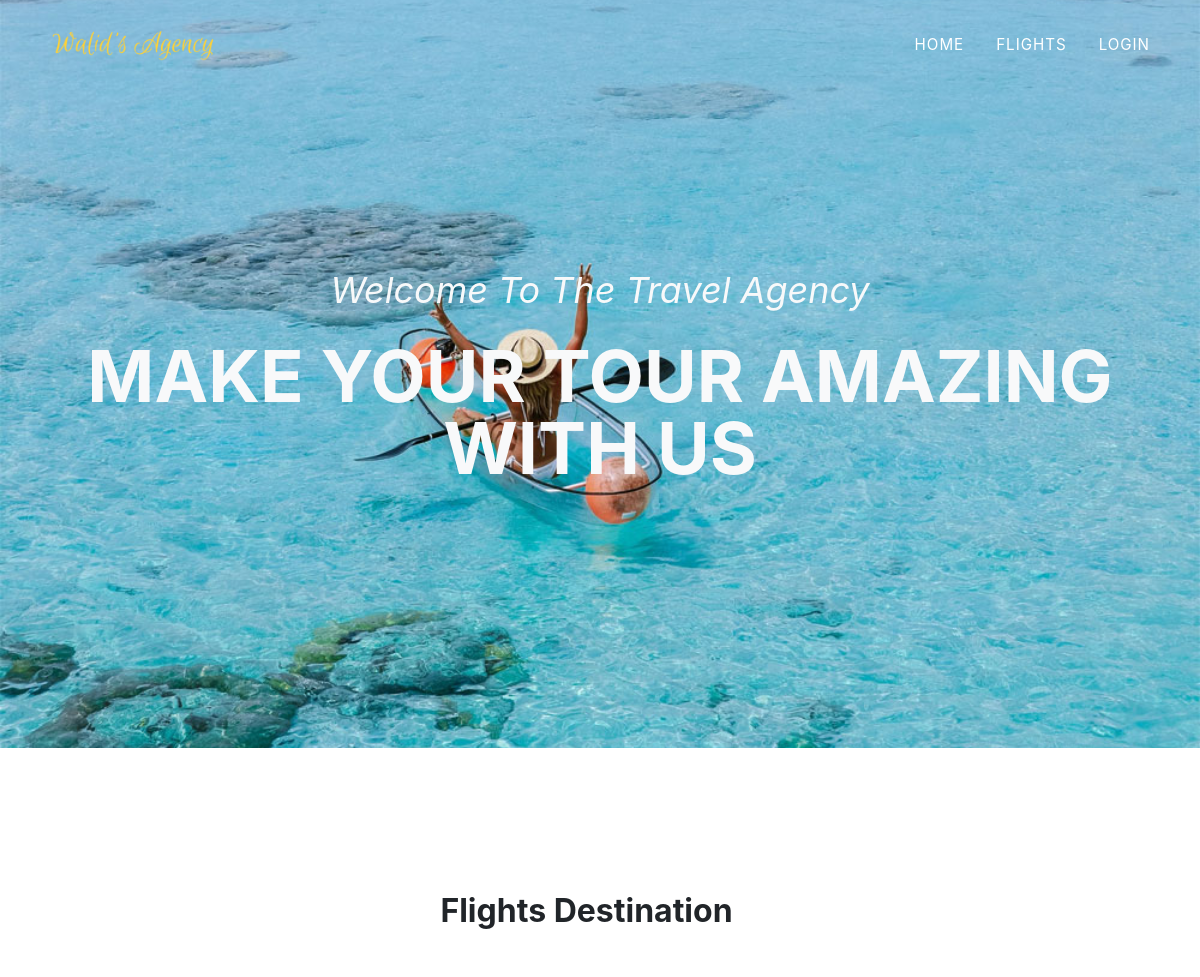
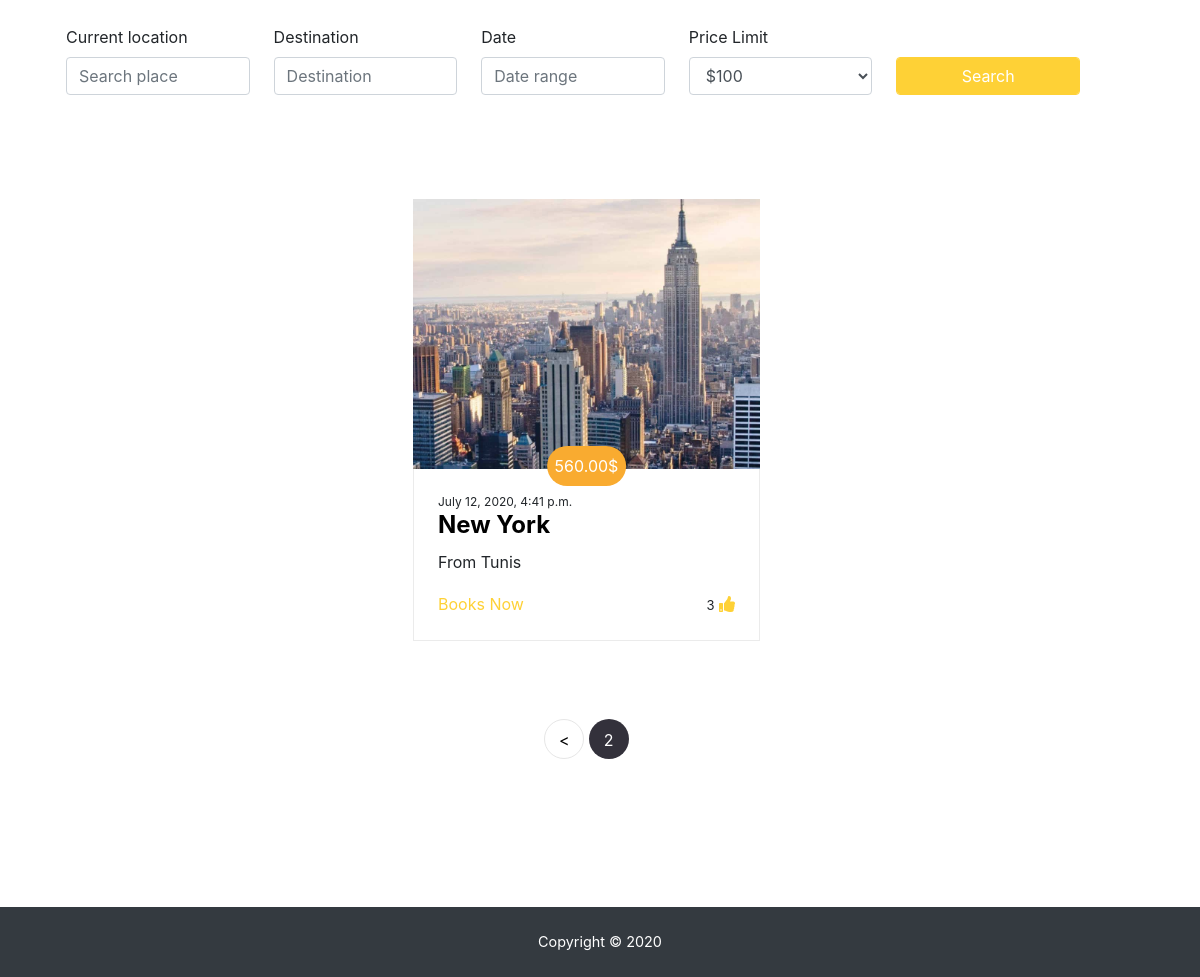
Screenshot of /Home/Flights?page=2 with the database file from the repository (2 pictures, top to bottom).
### Flights/models.py (models this page shows, shortened)
class Flight(models.Model):
    Departure = models.CharField(max_length=20)
    Arrival = models.CharField(max_length=20)
    FlightDate = models.DateTimeField()
    Price = models.DecimalField(max_digits=7, decimal_places=2)
    image = models.ImageField(default='default.jpg', upload_to='destination_pics')
    created = models.DateTimeField(auto_now_add=True)
    likes = models.ManyToManyField(User, blank=True)

### Flights/views.py (the view)
# urls.py: url('Flights', views.Flights_View, name='Flights'),
def Flights_View(request):
    Flights = Flight.objects.all()
    paginator = Paginator(Flights, 6)
    page_number = request.GET.get('page')
    if (page_number == None):
        page_obj =paginator.get_page(1)
    else:
        page_obj = paginator.get_page(page_number)
    return render(request,'Flight/Flights.html',{'Flights_pg':page_obj})

### Flights/templates/Flight/Flights.html (shortened to what this page needs)
{% extends "base.html" %}
{% block content %}
<section>
  <div class="container">
      <div class="row justify-content-center pb-4">
    <div class="col-md-12 heading-section text-center">
      <h2 class="mb-4">Flights Destination</h2>
    </div>
  </div>
  <div class="row">
    <div class="col-md-12 mb-5">
        <div class="search-wrap-1 search-wrap-notop ftco-animate p-4">
        <form method="post" action="{% url 'Home:Flightsfilter'%}?page=1" class="search-property-1" id="filter_form">
        <div class="row">
            <div class="col-lg align-items-end">
                <div class="form-group">
                    <label for="#">Current location</label>
                  <div class="form-field">
                <input type="text" class="form-control" placeholder="Search place" name="current_place" required>
              </div>
          </div>
            </div>
            <div class="col-lg align-items-end">
                <div class="form-group">
                    <label for="#">Destination</label>
                    <div class="form-field">
                <input type="text" class="form-control checkin_date" placeholder="Destination" name="destination">
              </div>
          </div>
            </div>
            <div class="col-lg align-items-end">
                <div class="form-group">
                    <label for="#">Date</label>
                    <div class="form-field">
                <input type="text" class="form-control checkout_date" placeholder="Date range" name="daterange" value="" required>
              </div>
          </div>
            </div>
            <div class="col-lg align-items-end">
                <div class="form-group">
                    <label for="#">Price Limit</label>
                    <div class="form-field">
                      <div class="select-wrap">
              <select name="price_range" id="prange" class="form-control">
                <option value="100">$100</option>
              </select>
            </div>
              </div>
          </div>
            </div>
            <div class="col-lg align-self-end">
                <div class="form-group">
                    <div class="form-field">
                <input type="submit" value="Search" class="form-control btn btn-primary">
              </div>
          </div>
            </div>
        </div>
    </form>
</div>
    </div>
  </div>
    <div class="row justify-content-center" id="flights_data">
      {% for flight in Flights_pg %}
        <div class="col-md-4">
            <div class="project-wrap">
                <a href="#" class="img" style="background-size: cover;
                background-repeat: no-repeat;background-position: 50% 50%;background-image: url(./media/{{ flight.image }});"></a>
                <div class="text p-4">
                    <span class="price">{{ flight.Price }}$</span>
                    <span class="days">{{ flight.FlightDate }}</span>
                    <h3><a href="#">{{ flight.Arrival }}</a></h3>
                    <p class="location"> From {{ flight.Departure }}</p>
                    <div class="d-flex justify-content-between" id="heart_div">
                        {% if user.is_authenticated %}
                        <div>
                        <a href="#">Books Now</a>
                        </div>
                        <div class="flight{{flight.pk}}">
                        <span>{{flight.likes.all.count}}</span>
                        {% if user in flight.likes.all %}
                        <a href="" id="flightid={{flight.id}}" onclick="dislike(document.getElementById(this.id).parentNode);return false;"><i class="fas fa-heart"></i></a>
                        {% else %}
                        <a href="" id="flightid={{flight.id}}" onclick="like(document.getElementById(this.id).parentNode);return false;"><i class="far fa-heart"></i></a>
                        {% endif %}
                        </div>
                        {% else %}
                        <a href="#" data-toggle="modal" data-target="#loginModal">Books Now</a>
                        <div>
                        <span>{{flight.likes.all.count}}</span>&nbsp;<a href="#" data-toggle="modal" data-target="#loginModal"><i class="fa fa-thumbs-up" aria-hidden="true"></i></a>
                        </div>
                        {% endif %}
                    </div>
                </div>
            </div>
        </div>
        {% endfor %}
    </div>
  <div class="row mt-5" id="pagination_div">
    <div class="col text-center">
      <div class="block-27">
        <ul>
          {% if Flights_pg.has_previous %}
          <li><a href="?page=1">&lt;</a></li>
          {% endif %}
          <li class="active"><span>{{ Flights_pg.number }}</span></li>
        </ul>
      </div>
    </div>
  </div>
  </div>
</section>
{% endblock %}

### rows the page displays
Flight: image (picture), Price "560.00", FlightDate "July 12, 2020, 4:41 p.m.", Arrival "New York", Departure "Tunis", likes.all.count "3"

### other values shown
{{ Flights_pg.number }} "2"
